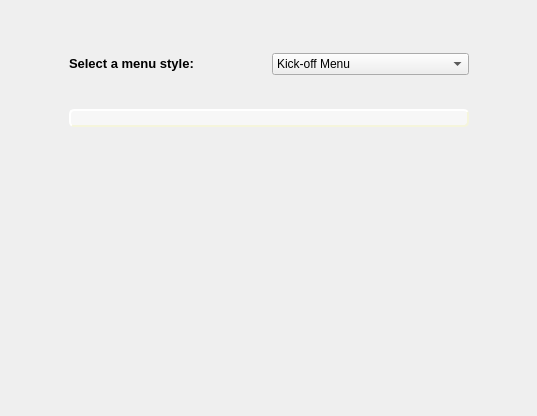
<?xml version="1.0" encoding="UTF-8"?>
<ui version="4.0">
 <class>menuWidget</class>
 <widget class="QWidget" name="menuWidget">
  <property name="geometry">
   <rect>
    <x>0</x>
    <y>0</y>
    <width>537</width>
    <height>416</height>
   </rect>
  </property>
  <property name="windowTitle">
   <string>Menu</string>
  </property>
  <property name="styleSheet">
   <string notr="true">
QLabel#labelMenuDescription{
     border-style: outset;
     border-color: beige;
     border-width: 2px;
     border-radius: 5px;

}</string>
  </property>
  <layout class="QGridLayout" name="gridLayout">
   <item row="0" column="1">
    <spacer name="verticalSpacer_2">
     <property name="orientation">
      <enum>Qt::Vertical</enum>
     </property>
     <property name="sizeHint" stdset="0">
      <size>
       <width>20</width>
       <height>38</height>
      </size>
     </property>
    </spacer>
   </item>
   <item row="1" column="0">
    <spacer name="horizontalSpacer">
     <property name="orientation">
      <enum>Qt::Horizontal</enum>
     </property>
     <property name="sizeHint" stdset="0">
      <size>
       <width>56</width>
       <height>20</height>
      </size>
     </property>
    </spacer>
   </item>
   <item row="1" column="1">
    <layout class="QVBoxLayout" name="verticalLayout_2">
     <item>
      <layout class="QHBoxLayout" name="horizontalLayout">
       <item>
        <widget class="QLabel" name="menuLabel">
         <property name="styleSheet">
          <string notr="true">color:black</string>
         </property>
         <property name="text">
          <string>&lt;!DOCTYPE HTML PUBLIC &quot;-//W3C//DTD HTML 4.0//EN&quot; &quot;http://www.w3.org/TR/REC-html40/strict.dtd&quot;&gt;
&lt;html&gt;&lt;head&gt;&lt;meta name=&quot;qrichtext&quot; content=&quot;1&quot; /&gt;&lt;style type=&quot;text/css&quot;&gt;
p, li { white-space: pre-wrap; }
&lt;/style&gt;&lt;/head&gt;&lt;body style=&quot; font-family:'Droid Sans'; font-size:10pt; font-weight:400; font-style:normal;&quot;&gt;
&lt;p style=&quot; margin-top:0px; margin-bottom:0px; margin-left:0px; margin-right:0px; -qt-block-indent:0; text-indent:0px;&quot;&gt;&lt;span style=&quot; font-weight:600;&quot;&gt;Select a menu style:&lt;/span&gt;&lt;/p&gt;&lt;/body&gt;&lt;/html&gt;</string>
         </property>
        </widget>
       </item>
       <item>
        <widget class="QComboBox" name="menuStyles">
         <property name="styleSheet">
          <string notr="true"/>
         </property>
         <item>
          <property name="text">
           <string>Kick-off Menu</string>
          </property>
         </item>
         <item>
          <property name="text">
           <string>Simple Menu</string>
          </property>
         </item>
         <item>
          <property name="text">
           <string>Lancelot Menu</string>
          </property>
         </item>
        </widget>
       </item>
      </layout>
     </item>
     <item>
      <spacer name="verticalSpacer">
       <property name="orientation">
        <enum>Qt::Vertical</enum>
       </property>
       <property name="sizeHint" stdset="0">
        <size>
         <width>20</width>
         <height>28</height>
        </size>
       </property>
      </spacer>
     </item>
     <item>
      <layout class="QVBoxLayout" name="verticalLayout">
       <item>
        <widget class="QLabel" name="labelMenuDescription">
         <property name="styleSheet">
          <string notr="true">background-color: rgba(255, 255, 255, 122);
color:black</string>
         </property>
         <property name="text">
          <string/>
         </property>
         <property name="wordWrap">
          <bool>true</bool>
         </property>
        </widget>
       </item>
       <item>
        <widget class="QLabel" name="pictureMenuStyles">
         <property name="sizePolicy">
          <sizepolicy hsizetype="Expanding" vsizetype="Expanding">
           <horstretch>0</horstretch>
           <verstretch>0</verstretch>
          </sizepolicy>
         </property>
         <property name="minimumSize">
          <size>
           <width>400</width>
           <height>230</height>
          </size>
         </property>
         <property name="maximumSize">
          <size>
           <width>400</width>
           <height>230</height>
          </size>
         </property>
         <property name="text">
          <string/>
         </property>
         <property name="scaledContents">
          <bool>false</bool>
         </property>
         <property name="wordWrap">
          <bool>true</bool>
         </property>
        </widget>
       </item>
      </layout>
     </item>
    </layout>
   </item>
   <item row="1" column="2">
    <spacer name="horizontalSpacer_2">
     <property name="orientation">
      <enum>Qt::Horizontal</enum>
     </property>
     <property name="sizeHint" stdset="0">
      <size>
       <width>55</width>
       <height>20</height>
      </size>
     </property>
    </spacer>
   </item>
   <item row="2" column="1">
    <spacer name="verticalSpacer_3">
     <property name="orientation">
      <enum>Qt::Vertical</enum>
     </property>
     <property name="sizeHint" stdset="0">
      <size>
       <width>20</width>
       <height>38</height>
      </size>
     </property>
    </spacer>
   </item>
  </layout>
 </widget>
 <resources/>
 <connections/>
</ui>
